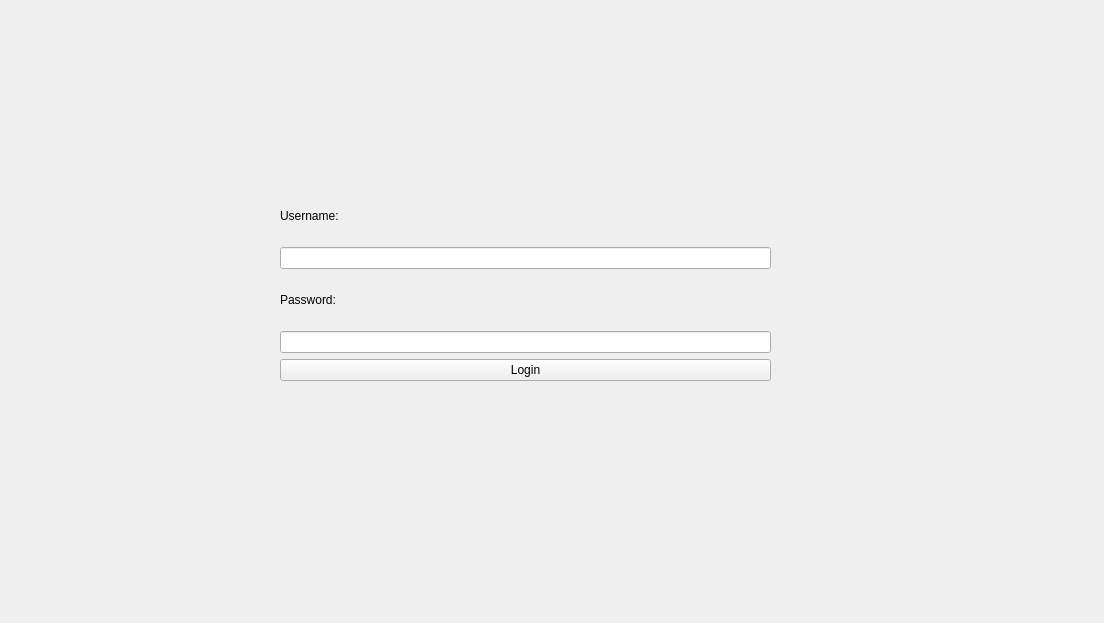
<?xml version="1.0" encoding="UTF-8"?>
<ui version="4.0">
 <class>StackedWidget</class>
 <widget class="QStackedWidget" name="StackedWidget">
  <property name="geometry">
   <rect>
    <x>0</x>
    <y>0</y>
    <width>1104</width>
    <height>623</height>
   </rect>
  </property>
  <property name="windowTitle">
   <string>StackedWidget</string>
  </property>
  <widget class="QWidget" name="page">
   <widget class="QWidget" name="layoutWidget">
    <property name="geometry">
     <rect>
      <x>280</x>
      <y>190</y>
      <width>491</width>
      <height>191</height>
     </rect>
    </property>
    <layout class="QVBoxLayout" name="verticalLayout">
     <item>
      <widget class="QLabel" name="label">
       <property name="text">
        <string>Username:</string>
       </property>
      </widget>
     </item>
     <item>
      <widget class="QLineEdit" name="lineEdit_username"/>
     </item>
     <item>
      <widget class="QLabel" name="label_2">
       <property name="text">
        <string>Password:</string>
       </property>
      </widget>
     </item>
     <item>
      <widget class="QLineEdit" name="lineEdit_password"/>
     </item>
     <item>
      <widget class="QPushButton" name="button_login">
       <property name="text">
        <string>Login</string>
       </property>
      </widget>
     </item>
    </layout>
   </widget>
  </widget>
 </widget>
 <resources/>
 <connections/>
</ui>
